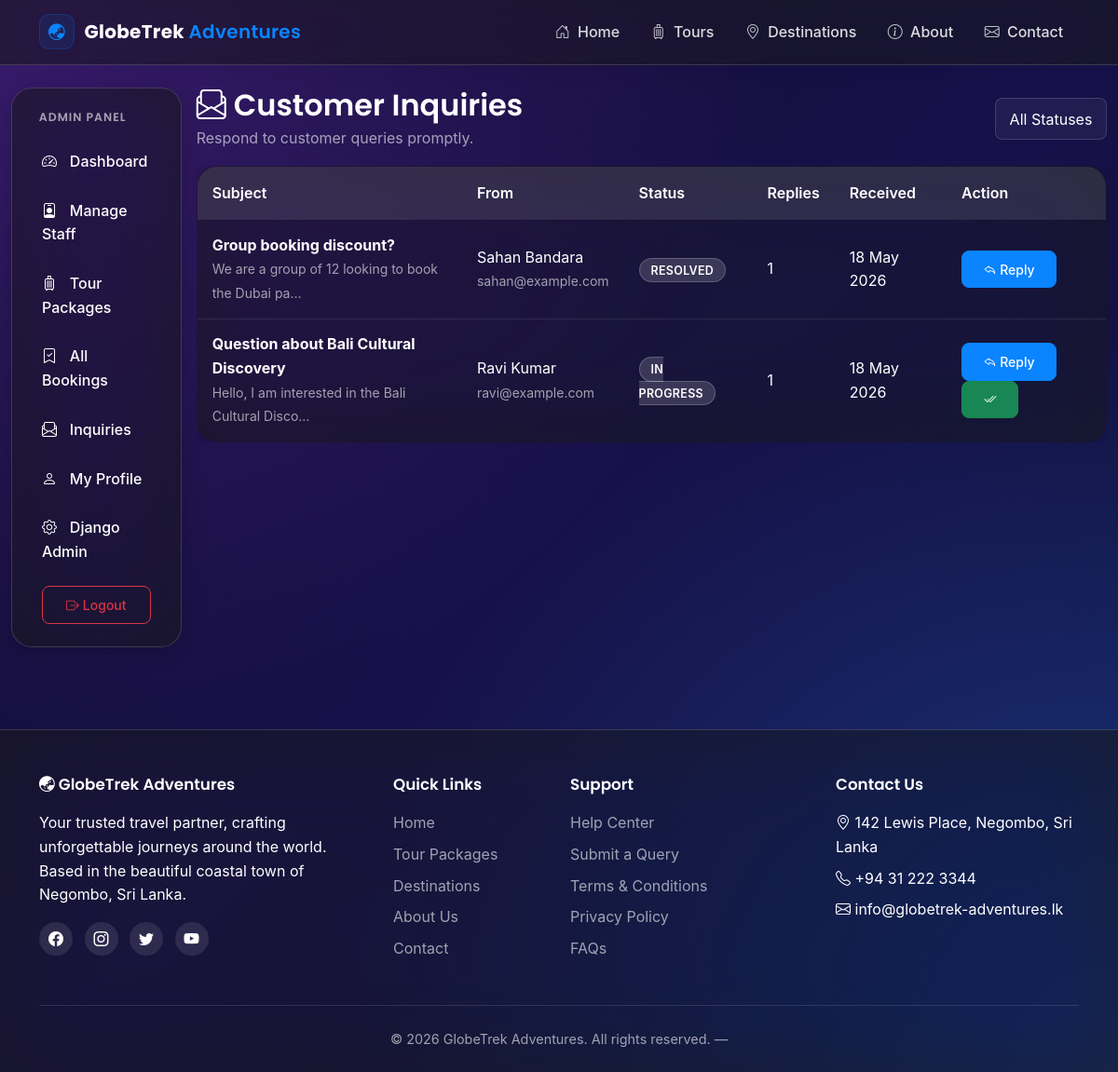
Page /inquiries/manage/list/ (signed in) on the committed database.
### apps/inquiries/models.py (models this page shows, shortened)
class Inquiry(models.Model):
    STATUS_CHOICES = [
        ('open', 'Open'),
        ('in_progress', 'In Progress'),
        ('resolved', 'Resolved'),
    ]
    customer = models.ForeignKey(
        User,
        on_delete=models.SET_NULL,
        null=True, blank=True,
        related_name='inquiries',
    )
    name = models.CharField(max_length=80)
    email = models.EmailField()
    phone = models.CharField(max_length=20, blank=True)
    subject = models.CharField(max_length=200)
    message = models.TextField()
    status = models.CharField(max_length=15, choices=STATUS_CHOICES, default='open')
    created_at = models.DateTimeField(auto_now_add=True)
    updated_at = models.DateTimeField(auto_now=True)
    class Meta:
        verbose_name_plural = 'Inquiries'
        ordering = ['-created_at']

### apps/inquiries/views.py (the view)
# urls.py: path('manage/list/', views.manage_inquiries, name='manage_list'),
@role_required('staff', 'admin')
def manage_inquiries(request):
    status_filter = request.GET.get('status', '')
    inquiries = Inquiry.objects.all().prefetch_related('replies')
    if status_filter:
        inquiries = inquiries.filter(status=status_filter)
    return render(request, 'inquiries/manage_list.html', {
        'inquiries': inquiries,
        'status_filter': status_filter,
    })

### apps/accounts/models.py (called while the page is built)
    @property
    def is_admin(self):
        return self.role == 'admin'

### apps/core/context_processors.py (called while the page is built)
def site_meta(request):
    return {
        'COMPANY_NAME': settings.COMPANY_NAME,
        'COMPANY_ADDRESS': settings.COMPANY_ADDRESS,
        'COMPANY_PHONE': settings.COMPANY_PHONE,
        'COMPANY_EMAIL': settings.COMPANY_EMAIL,
    }

### templates/inquiries/manage_list.html (shortened to what this page needs)
{% extends 'base.html' %}
{% block content %}
<div class="container-fluid">
    <div class="row g-3">
        <div class="col-lg-2">{% include 'dashboard/_sidebar.html' %}</div>
        <div class="col-lg-10">
            <div class="d-flex justify-content-between align-items-center mb-3">
                <div>
                    <h2 class="d-flex align-items-center gap-2 mb-1"><i class="bi bi-envelope-paper"></i> Customer Inquiries</h2>
                    <p class="text-muted mb-0">Respond to customer queries promptly.</p>
                </div>
                <form method="get">
                    <select name="status" class="form-select" onchange="this.form.submit()">
                        <option value="">All Statuses</option>
                    </select>
                </form>
            </div>
            <div class="table-responsive">
                <table class="table table-globetrek mb-0">
                    <thead>
                        <tr>
                            <th>Subject</th>
                            <th>From</th>
                            <th>Status</th>
                            <th>Replies</th>
                            <th>Received</th>
                            <th>Action</th>
                        </tr>
                    </thead>
                    <tbody>
                        {% for inq in inquiries %}
                        <tr>
                            <td><strong>{{ inq.subject }}</strong><br><small class="text-muted">{{ inq.message|truncatechars:50 }}</small></td>
                            <td>{{ inq.name }}<br><small class="text-muted">{{ inq.email }}</small></td>
                            <td><span class="status-badge status-{{ inq.status }}">{{ inq.get_status_display }}</span></td>
                            <td>{{ inq.replies.count }}</td>
                            <td>{{ inq.created_at|date:"d M Y" }}</td>
                            <td>
                                <a href="{% url 'inquiries:reply' inq.pk %}" class="btn btn-sm btn-indigo"><i class="bi bi-reply"></i> Reply</a>
                                {% if inq.status != 'resolved' %}
                                <form method="post" action="{% url 'inquiries:resolve' inq.pk %}" class="d-inline">{% csrf_token %}
                                    <button class="btn btn-sm btn-success" title="Mark resolved" data-confirm="Mark as resolved?"><i class="bi bi-check2-all"></i></button>
                                </form>
                                {% endif %}
                            </td>
                        </tr>
                        {% empty %}
                        <tr><td colspan="6" class="text-center text-muted py-4">No inquiries yet.</td></tr>
                        {% endfor %}
                    </tbody>
                </table>
            </div>
        </div>
    </div>
</div>
{% endblock %}

### static/css/style.css (style rules this page uses)
:root { --primary: #0A84FF; --primary-dark: #0061CC; --primary-light: #5E5CE6; --accent: #BF5AF2; --bg-tint: rgba(0, 0, 0, 0.2); --bg-white: rgba(255, 255, 255, 0.1); --text-dark: #FFFFFF; --text-muted: rgba(255, 255, 255, 0.6); --success: #32D74B; --danger: #FF453A; --warning: #FF9F0A; --shadow-soft: 0 4px 24px 0 rgba(0, 0, 0, 0.2); --shadow-hover: 0 12px 40px 0 rgba(0, 0, 0, 0.3); --glass-border: rgba(255, 255, 255, 0.15); --glass-bg: rgba(25, 25, 25, 0.65); --radius: 22px; --bs-body-color: var(--text-dark); }
* { box-sizing: border-box; }
body { font-family: -apple-system, BlinkMacSystemFont, "Segoe UI", Roboto, Helvetica, Arial, sans-serif, "Apple Color Emoji", "Segoe UI Emoji", "Segoe UI Symbol"; background: radial-gradient(ellipse at top left, #3A1C71 0%, transparent 50%), radial-gradient(ellipse at bottom right, #1E3A8A 0%, transparent 50%), linear-gradient(135deg, #100C2A 0%, #17114A 50%, #0B1032 100%); background-size: cover; background-attachment: fixed; color: var(--text-dark); line-height: 1.6; margin: 0; padding: 0; min-height: 100vh; }
h1, h2, h3, h4, h5, h6 { font-family: 'Poppins', sans-serif; font-weight: 600; color: var(--text-dark); }
a { color: var(--primary); text-decoration: none; transition: color 0.2s ease; }
.btn { border-radius: 8px; padding: 0.55rem 1.4rem; font-weight: 500; transition: all 0.2s ease; }
.btn-primary, .btn-indigo { background: var(--primary); border-color: var(--primary); color: #fff; }
.text-muted { color: var(--text-muted) !important; }
.form-control, .form-select { border-radius: 8px; border: 1px solid var(--glass-border); background: rgba(255, 255, 255, 0.05); color: var(--text-dark); padding: 0.6rem 0.9rem; transition: all 0.2s ease; }
.form-select option { background: #1C1C1E; color: var(--text-dark); }
.table-globetrek { --bs-table-bg: transparent; --bs-table-color: var(--text-dark); background: var(--glass-bg); backdrop-filter: blur(48px) saturate(200%); -webkit-backdrop-filter: blur(48px) saturate(200%); border: 1px solid var(--glass-border); border-radius: var(--radius); overflow: hidden; box-shadow: var(--shadow-soft); color: var(--text-dark); }
.table-globetrek thead { background: rgba(255, 255, 255, 0.1); color: var(--text-dark); }
.table-globetrek thead th { border: none; padding: 1rem; font-weight: 600; color: var(--text-dark); background-color: transparent !important; }
.table-globetrek tbody td { padding: 0.9rem 1rem; vertical-align: middle; color: var(--text-dark); border-bottom: 1px solid rgba(255, 255, 255, 0.1); background-color: transparent !important; }
.status-badge { padding: 0.3rem 0.75rem; border-radius: 20px; font-size: 0.78rem; font-weight: 600; text-transform: uppercase; letter-spacing: 0.3px; background: rgba(255, 255, 255, 0.15); border: 1px solid rgba(255, 255, 255, 0.2); color: var(--text-dark); }

### rows in the picture
Inquiry: subject "Group booking discount?", message "We are a group of 12 looking to book the Dubai pa…", name "Sahan Bandara", email "sahan@example.com", status "RESOLVED", replies.count "1", created_at "18 May 2026"
Inquiry: subject "Question about Bali Cultural Discovery", message "Hello, I am interested in the Bali Cultural Disco…", name "Ravi Kumar", email "ravi@example.com", status "IN PROGRESS", replies.count "1", created_at "18 May 2026"

### other values in the picture
{{ COMPANY_ADDRESS }} "142 Lewis Place, Negombo, Sri Lanka"
{{ COMPANY_PHONE }} "+94 31 222 3344"
{{ COMPANY_EMAIL }} "info@globetrek-adventures.lk"
{{ COMPANY_NAME }} "GlobeTrek Adventures"
